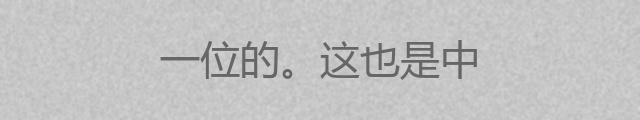
#> input picture opencv/text.jpg, 640 x 120 px
$ jupyter execute perspective.ipynb   (shell and % lines are left out)
#> lines starting #> are read from the running program, lines starting #| are printed output that depends on the picture
[cell 1]
from functools import reduce
import numpy as np
import cv2
import matplotlib.pyplot as plt
import math

[cell 2]
def euler_to_mat2(x, y, z):
    """
    按照 zyx 的顺序旋转，输入角度单位为 degrees, 均为顺时针旋转
    :param x: X-axis
    :param y: Y-axis
    :param z: Z-axis
    :return:
    """
    z = math.radians(z)
    y = math.radians(y)
    x = math.radians(x)

    c, s = math.cos(y), math.sin(y)
    M_y = np.matrix([[c, 0., s, 0.],
                     [0., 1., 0., 0.],
                     [-s, 0., c, 0.],
                     [0., 0., 0., 1.]])

    c, s = math.cos(x), math.sin(x)
    M_x = np.matrix([[1., 0., 0., 0.],
                     [0., c, -s, 0.],
                     [0., s, c, 0.],
                     [0., 0., 0., 1.]])

    c, s = math.cos(z), math.sin(z)
    M_z = np.matrix([[c, -s, 0., 0.],
                     [s, c, 0., 0.],
                     [0., 0., 1., 0.],
                     [0., 0., 0., 1.]])

    return M_x * M_y * M_z

[cell 3]
def getPoints_for_PerspectiveTranformEstimation(ptsIn, ptsOut, W, H, sidelength):

    ptsIn2D      =  ptsIn[0,:]
    ptsOut2D     =  ptsOut[0,:]
    ptsOut2Dlist =  []
    ptsIn2Dlist  =  []

    for i in range(0,4):
        ptsOut2Dlist.append([ptsOut2D[i,0], ptsOut2D[i,1]])
        ptsIn2Dlist.append([ptsIn2D[i,0], ptsIn2D[i,1]])

    pin  =  np.array(ptsIn2Dlist)   +  [W/2.,H/2.]
    pout = (np.array(ptsOut2Dlist)  +  [1.,1.]) * (0.5*sidelength)
    pin  = pin.astype(np.float32)
    pout = pout.astype(np.float32)

    return pin, pout

[cell 4]
def warpMatrix(W, H, theta, phi, gamma, scale, fV):

    # M is to be estimated
    M          = np.eye(4, 4)

    fVhalf     = np.deg2rad(fV/2.)
    d          = np.sqrt(W*W+H*H)
    sideLength = scale*d/np.cos(fVhalf)
    h          = d/(2.0*np.sin(fVhalf))
    n          = h-(d/2.0);
    f          = h+(d/2.0);

    # Translation along Z-axis by -h
    T       = np.eye(4,4)
    T[2,3]  = -h

    # Rotation matrices around x,y,z
    R = euler_to_mat2(phi, gamma, theta)

    # Projection Matrix
    P       = np.eye(4,4)
    P[0,0]  = 1.0/np.tan(fVhalf)
    P[1,1]  = P[0,0]
    P[2,2]  = -(f+n)/(f-n)
    P[2,3]  = -(2.0*f*n)/(f-n)
    P[3,2]  = -1.0

    # pythonic matrix multiplication
    F       = reduce(lambda x,y : np.matmul(x,y), [P, T, R])

    # shape should be 1,4,3 for ptsIn and ptsOut since perspectiveTransform() expects data in this way.
    # In C++, this can be achieved by Mat ptsIn(1,4,CV_64FC3);
    ptsIn = np.array([[
                 [-W/2., H/2., 0.],[ W/2., H/2., 0.],[ W/2.,-H/2., 0.],[-W/2.,-H/2., 0.]
                 ]])
    ptsOut  = np.array(np.zeros((ptsIn.shape), dtype=ptsIn.dtype))
    ptsOut  = cv2.perspectiveTransform(ptsIn, F)

    ptsInPt2f, ptsOutPt2f = getPoints_for_PerspectiveTranformEstimation(ptsIn, ptsOut, W, H, sideLength)

    # check float32 otherwise OpenCV throws an error
    assert(ptsInPt2f.dtype  == np.float32)
    assert(ptsOutPt2f.dtype == np.float32)
    M33 = cv2.getPerspectiveTransform(ptsInPt2f,ptsOutPt2f)

    return M33, sideLength, ptsOutPt2f

[cell 5]
def warpImage(src,theta, phi,gamma,scale,fovy,corners=None):
    H,W,Nc    = src.shape
    M,sl,ptsOut      = warpMatrix(W,H, theta,phi,gamma, scale,fovy);          #Compute warp matrix
    sl = int(sl)
    dst = cv2.warpPerspective(src,M, (sl,sl));                  #Do actual image warp
    cv2.line(dst, (ptsOut[0][0],ptsOut[0][1]), (ptsOut[1][0],ptsOut[1][1]), color=(255,0,0), thickness=2)
    cv2.line(dst, (ptsOut[1][0],ptsOut[1][1]), (ptsOut[2][0],ptsOut[2][1]), color=(255,0,0), thickness=2)
    cv2.line(dst, (ptsOut[2][0],ptsOut[2][1]), (ptsOut[3][0],ptsOut[3][1]), color=(255,0,0), thickness=2)
    cv2.line(dst, (ptsOut[3][0],ptsOut[3][1]), (ptsOut[0][0],ptsOut[0][1]), color=(255,0,0), thickness=2)
    return dst

[cell 6]
src    = cv2.imread('text.jpg')
#> src is the input picture: shape (120, 640, 3); min 96, max 214, mean 194.7
src    = src[...,::-1] # BGR to RGB
H,W,Nc = src.shape
#> H = 120; W = 640; Nc = 3
plt.imshow(src)

[cell 7]
# theta: z 轴旋转
# phi: x 轴旋转
# gamma: y 轴旋转
imgwarped = warpImage(src, 0, 30, 0, 1., 30)
#> in warpImage, `dst = cv2.warpPerspective(src,M, (sl,sl));`:
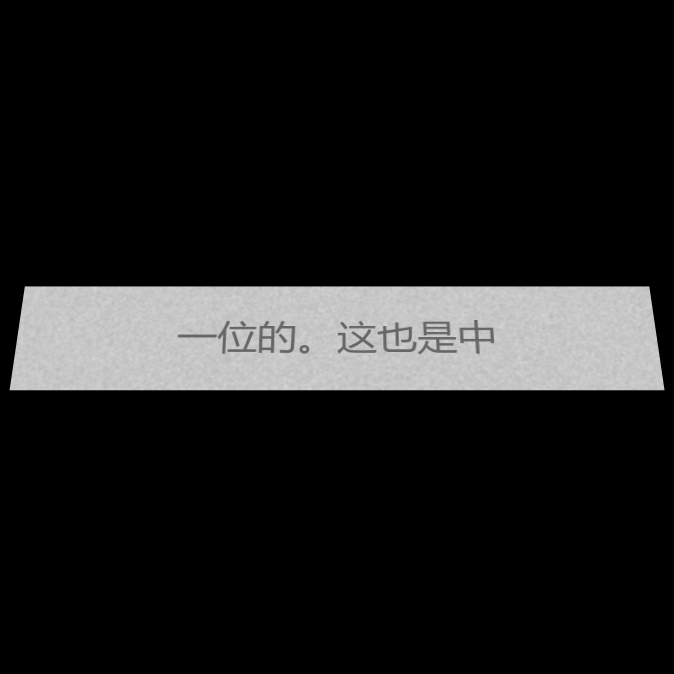
#> dst: shape (674, 674, 3); min 0, max 213, mean 28.5
#> in warpImage, `cv2.line(dst, (ptsOut[3][0],ptsOut[3][1]), (ptsOut[0][0],ptsOut[0][1])..`:
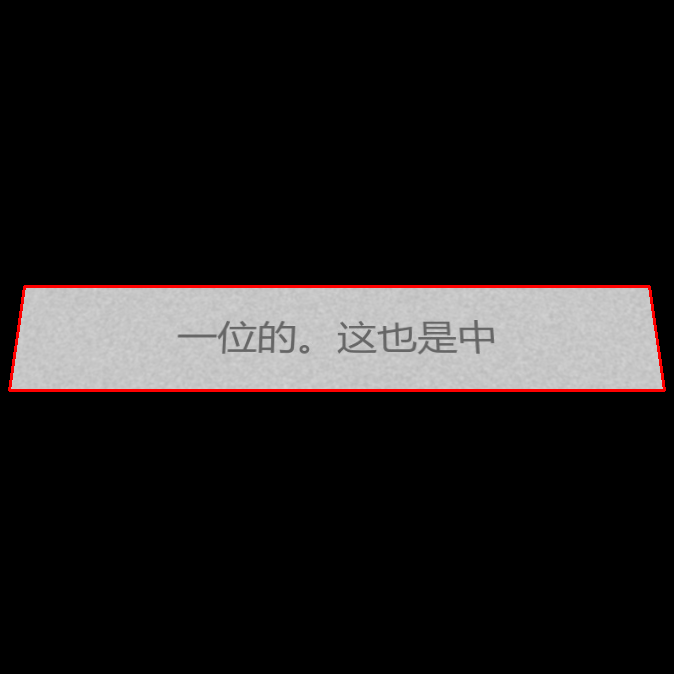
#> dst: shape (674, 674, 3); mean R, G, B 30.1, 27.6, 27.6
cv2.imwrite("imgwarped.jpg", imgwarped)
print('Output image dimension = {}'.format(imgwarped.shape))
#| Output image dimension = (674, 674, 3)
